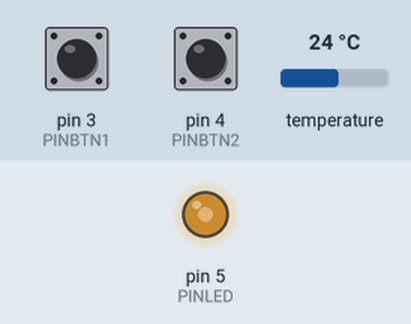
Simulated run of this sketch. Board: Arduino Uno, built with avr-gcc and run on an emulated ATmega328P. On the bench: output pins drawn as LEDs (lit = HIGH). The test bench sets the inputs (shaded band); at power-on: temperature 24 °C, pin 3 (PINBTN1) LOW, pin 4 (PINBTN2) LOW. What the sketch prints to the serial monitor is not drawn.

Above: at 2.4 s.
2.5 s: temperature set to 12 °C
At 3.2 s:
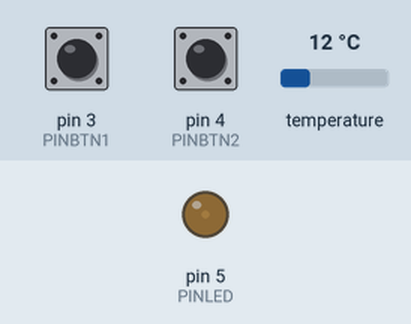
4.0 s: temperature set to 19 °C
At 5.4 s:
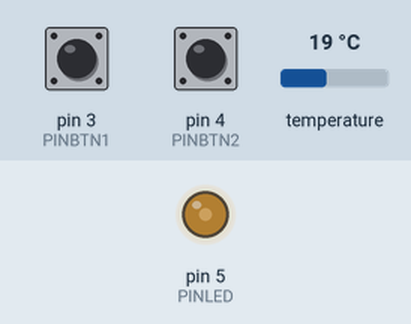
5.7 s: temperature set to 33 °C
At 6.7 s:
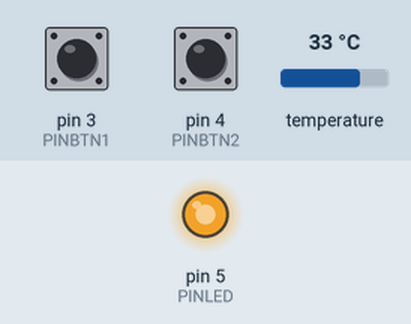
7.4 s: pin 3 (PINBTN1) pulled HIGH for 1.05 s
At 9.7 s:
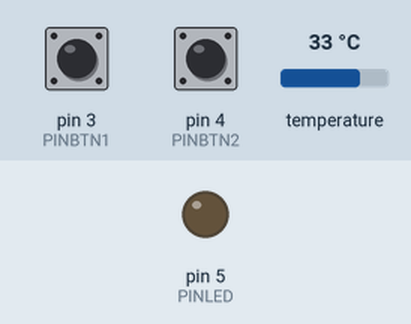
10.9 s: pin 4 (PINBTN2) pulled HIGH for 1.05 s
At 13.2 s:
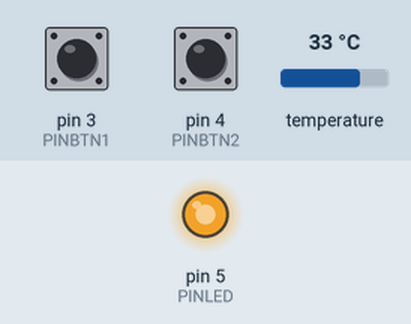
13.5 s: pin 3 (PINBTN1) pulled HIGH for 3.2 s
At 15.1 s:
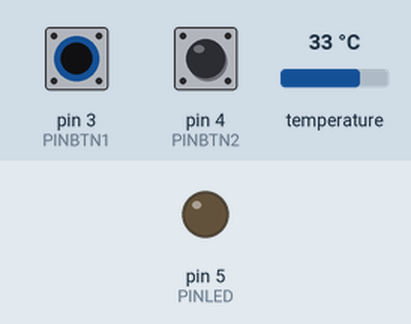
Timing chart, 0 to 16.6 s (numbered marks = the images above; inputs shaded):
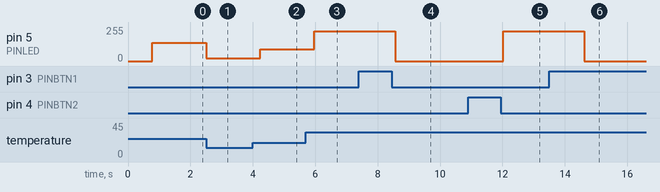

Measured:
- after the input at 2.5 s, pin 5 (PINLED): 137/255 → 19/255 at once
- after the input at 4.0 s, pin 5 (PINLED): 19/255 → 88/255 after 0.24 s
- after the input at 5.7 s, pin 5 (PINLED): 88/255 → 225/255 after 0.27 s
- after the input at 7.4 s, pin 5 (PINLED): 225/255 → 0/255 after 1.2 s
- after the input at 10.9 s, pin 5 (PINLED): 0/255 → 225/255 after 1.1 s
- after the input at 13.5 s, pin 5 (PINLED): 225/255 → 0/255 after 1.1 s

The sketch:

LABA2_3.ino
```cpp
#include <OneWire.h>
#include <DallasTemperature.h>


const int PINTEMP = 2;
const int PINBTN1 = 3;
const int PINBTN2 = 4;
const int PINLED = 5;
const float TMIN = 10.0;
const float TMAX = 36.0;


OneWire oneWire(PINTEMP);
DallasTemperature sensors(&oneWire);
bool ledEnabled = true;


void setup() {
  Serial.begin(9600);
  pinMode(PINBTN1, INPUT);
  pinMode(PINBTN2, INPUT);
  pinMode(PINLED, OUTPUT);
  sensors.begin();
}


void loop() {
  if(digitalRead(PINBTN1) == HIGH)
  {
    ledEnabled = false;
  }
  if(digitalRead(PINBTN2) == HIGH)
  {
    ledEnabled = true;
  }
  sensors.requestTemperatures();
  float t = sensors.getTempCByIndex(0);
  int brightness = 0;
  if(ledEnabled && t != DEVICE_DISCONNECTED_C)
  {
    float tc = constrain(t, TMIN, TMAX);
    brightness = map((long)(tc * 10), (long)(TMIN * 10), (long)(TMAX * 10), 0 , 255);
    brightness = constrain(brightness, 0 , 255);
  }
  analogWrite(PINLED, brightness);
  Serial.print("T = ");
  Serial.print(t);
  Serial.print("C, BRIGHTNESS = ");
  Serial.print(", FUNCTION ");
  Serial.print(ledEnabled ? "ON" : "OFF");
  delay(100);


}
```
